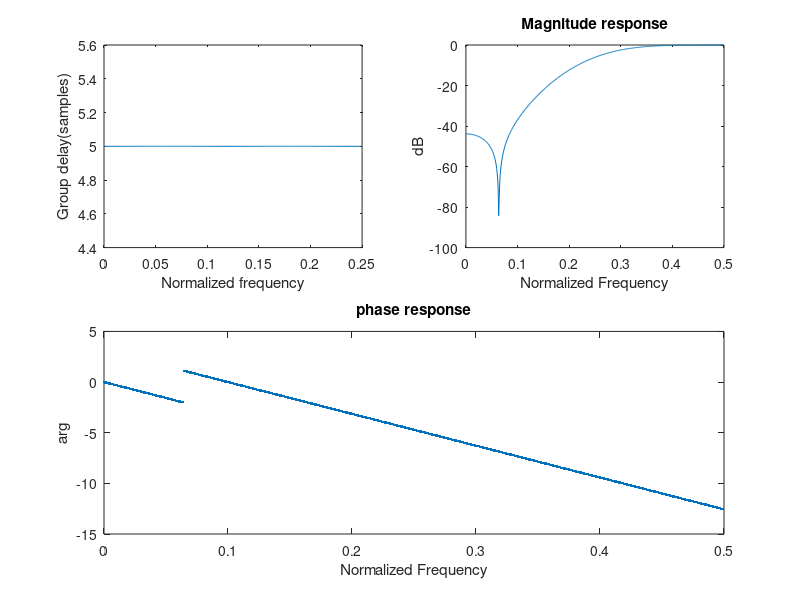

MATLAB code to generate this figure:
function exe2_5()
N = 1024;
fs = 1
f=(0:N-1)*fs/N; 
n=0:N-1;
x1 = [0.00506, 0, -0.04194, 0, 0.28848, -0.49679, 0.28848, 0, -0.04194, 0, 0.00506]
y1=fft(x1,N);
subplot(2,1,1);
n=0:N-1;
mag = 20 * log10(abs(y1) ./ max(abs(y1)))
T = ones(1,N) .* (11 - 1) ./ (2 )
subplot(2,2,1); plot(f(1:N/4),T(1:N/4),'-')
xlabel('Normalized frequency')
ylabel('Group delay(samples)')
subplot(2,2,2);
plot(f(1:N/2),mag(1:N/2)); 
title('Magnitude response');
xlabel('Normalized Frequency');
ylabel('dB');
subplot(2,2,[3 4]);
plot(f(1:N/2),unwrap(angle(y1(1:N/2))),'.');
title('phase response');
xlabel('Normalized Frequency');
ylabel('arg');